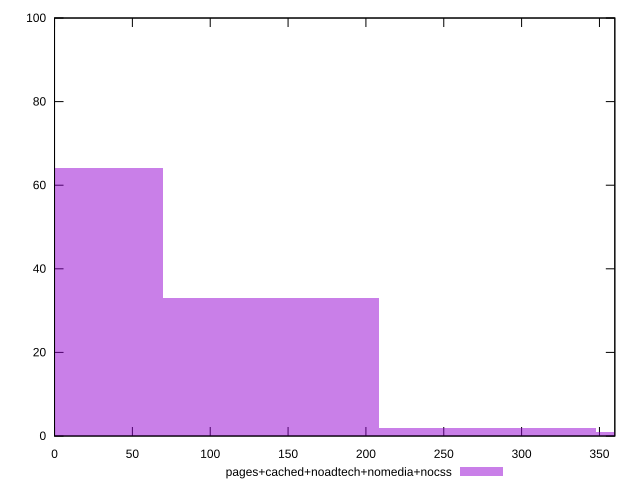

Here is the gnuplot script that generated this plot:
reset

$pagesCachedNoadtechNomediaNocss <<EOF
417.3639423734188 1
278.2426282489459 2
0 64
139.12131412447295 33
EOF

set key outside below
set boxwidth 139.12131412447295
set xrange [0:359.872]
set yrange [0:100]
set trange [0:100]
set style fill transparent solid 0.5 noborder
set terminal svg size 640, 490 enhanced background rgb 'white'
set output "report_00017_2021-02-10T15-08-03.406Z/uses-rel-preconnect/comparison/histogram/4_vs_5.svg"

plot $pagesCachedNoadtechNomediaNocss title "pages+cached+noadtech+nomedia+nocss" with boxes

reset
